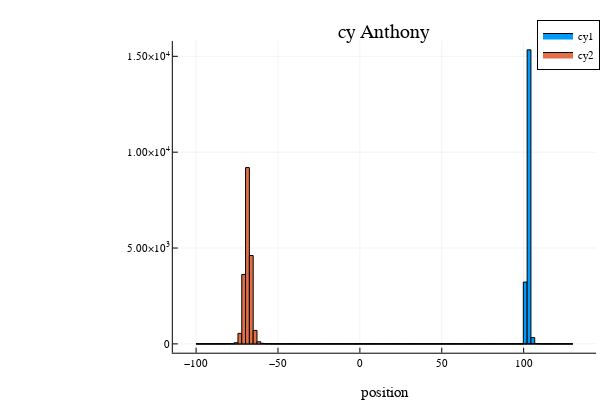

Here is the notebook cell this chart was saved with:
### Code cell
h2 = histogram([cy1 cy2], title = "cy Anthony", bins = LinRange(-100,130,100), 
    label = ["cy1" "cy2"], xlabel = "position", legend = :best)
